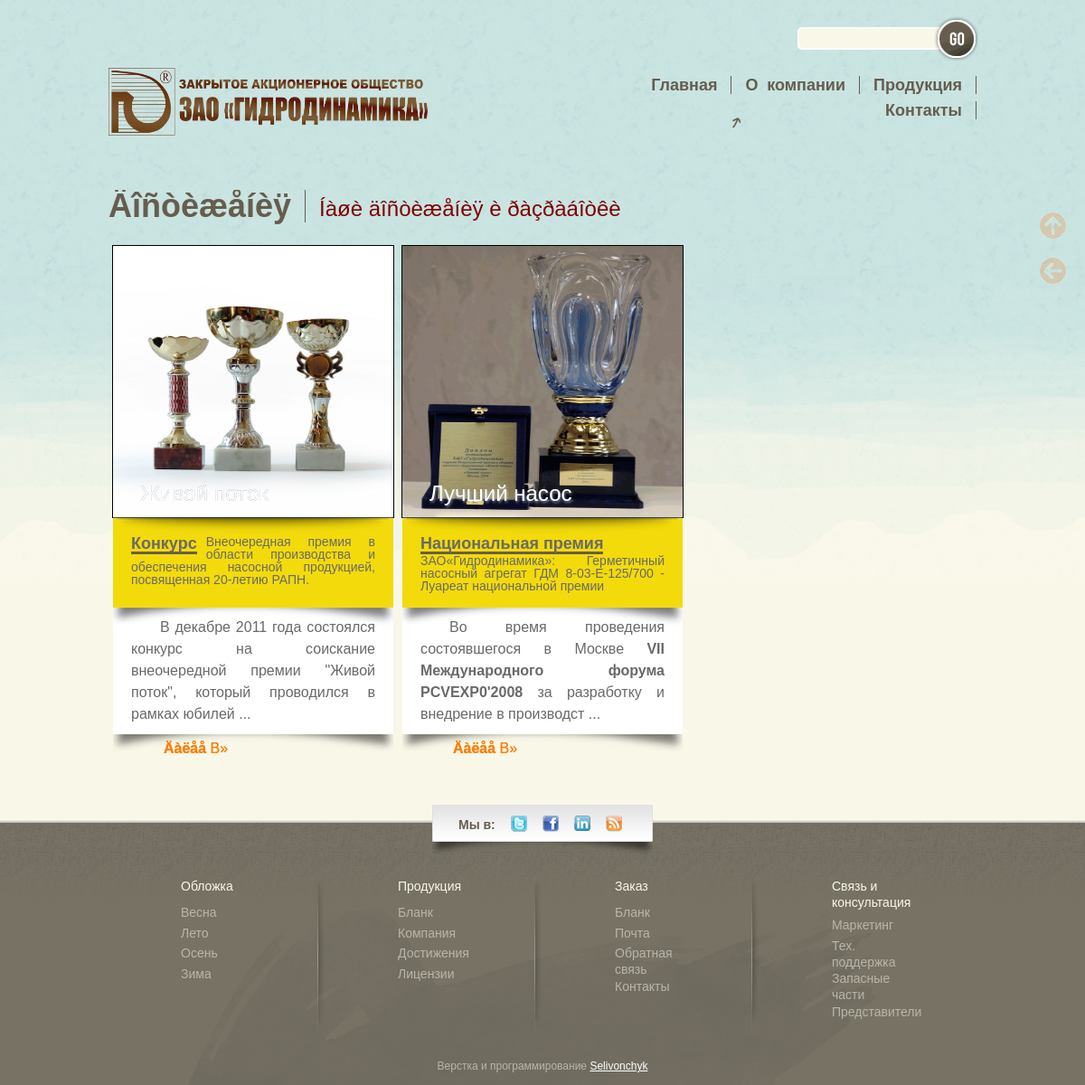
The app's page /gidrodinamika.ru/home/gidrodin/public_html/record.php with its own data.
### tables this page shows
CREATE TABLE `record` (
  `id` int(5) NOT NULL,
  `img` varchar(50) NOT NULL,
  `title_img` varchar(255) NOT NULL,
  `title` varchar(255) NOT NULL,
  `category` varchar(255) NOT NULL,
  `text` text NOT NULL
);

### gidrodinamika.ru/home/gidrodin/public_html/record.php (the view, shortened to what this page needs)
<?php
if(isset($_REQUEST['rec'])&&!empty($_REQUEST['rec'])&&is_numeric($_REQUEST['rec'])){
		$id=intval(trim($_REQUEST['rec']));
		$set="WHERE id='".$id."'";
		$ret_rec=1;
	}else{
		$set="";
		$ret_rec=0;
	}
$res_rec=mysql_query("SELECT id,img,title,title_img,category,text FROM record ".$set,$db);?>
<!DOCTYPE HTML PUBLIC "-//W3C//DTD HTML 4.01 Transitional//EN" "http://www.w3.org/TR/html4/loose.dtd">
<html>
	<head>
			<link rel="stylesheet" href="css/style.css" type="text/css" media="screen"/>
			<link rel="stylesheet" href="css/spring.css" type="text/css" media="screen"/>
	</head>
<body>
<div class='hold_admin' id='right_holder_admin'>
	<div class='navbar'>
		<a href='#top' class='scroll_to_top' title='Âåðíóòüñÿ ê íà÷àëó ñòðàíèöû'><img src="img/arrow_top_oval.png"></a>
		<a href='javascript:history.back()' class='scroll_return' title='Âåðíóòüñÿ îáðàòíî'><img src="img/arrow_return_oval.png"></a>
	</div>
</div>
<div id="wrapper">
	<?php include("block/header.php");?>
	<div id="header">
		<?php include("block/logo_search.php");?>
		<img src="img/nav-arrow.png" alt="Active" id="arrow-bottom" class="arrow-record"/>
	</div>
<div id="main">
	<p class="section-title"><span class="title custom">Äîñòèæåíèÿ</span><span class="desc">Íàøè äîñòèæåíèÿ è ðàçðàáîòêè</span></p>
<?php
	if($ret_rec==0){
		for($i=0;$i<$myrow=mysql_fetch_array($res_rec);$i++){
			echo"
				<div id='rec_block'>
					<div class='thumb-rec'>
						<a href='record.php?rec=".$myrow['id']."'>
							<h2 class='value'>".$myrow['title_img']."</h2><img class='rec-img' src='".$myrow['img']."'>
						</a><span></span>
					</div>
					<p5 class='bgcol'>
					<div>".$myrow['category']."</div>
					".$myrow['title']."</p5>
					<span1></span1>
					<div class='brief'>
						".substr($myrow['text'],0,220)."
					</div>
					<span2></span2>
					<div id='nextlink'>
						<a href='record.php?rec=".$myrow['id']."' class='more'><strong>Äàëåå</strong></a>
					</div>
				</div>";
			}
		}?>
	</div>
</div>
	<?php include("block/footer.php");?>
	</body>
</html>

### gidrodinamika.ru/home/gidrodin/public_html/css/style.css (style rules this page uses)
:root { --black-color: #000000; --dull_gray-color: #696969; --gray-color: #808080; --telegray-color: #909090; --pearl_beige-color: #6a5d4d; --maroon_brown-color: #800000; --red-color: #ff0000; --dark_amber-color: #ff7e00; --beige-color: #f5f5dc; --rape_yellow-color: #f3da0b; --white-color: #ffffff; --green_trefoil-color: #009a63; --moderate_blue-color: #395778; --midnight_blue-color: #003366; }
img { border:0; }
.hold_admin { bottom:0; position:fixed; right:0; top:0; width:70px; z-index:2; }
.hold_admin .navbar { bottom:0; position:absolute; top:0; z-index:2; }
.hold_admin .scroll_to_top, .hold_admin .scroll_return { -khtml-opacity:.4; -moz-opacity:.4; display:block; filter:alpha( opacity=40 ); filter:progid: DXImageTransform.Microsoft.Alpha( opacity=40 ); margin:-15px 0 70px 20px; opacity:.4; position:absolute; top:250px; }
.hold_admin .scroll_return { top:300px; }
body { x-background:url(../img/spring/bg.gif) repeat-x top center #f9f7e8; color:#696969; font-family:Arial, Helvetica, sans-serif; font-size:100%; line-height:1; }
div#wrapper { margin:0 auto; position:relative; width:960px; }
h2 { color:#665d4e; font-size:32px; line-height:1.5em; }
p.section-title { color:#665d4e; display:block; margin-bottom:18px; overflow:hidden; }
p.section-title span.desc { color:maroon; display:block; float:left; font-size:24px; line-height:1.5em; margin-top:3px; }
p.section-title span.title { border-right:1px solid #665d4e; display:block; float:left; font-size:36px; margin-right:15px; padding-right:15px; }
.custom { font-weight: bolder; word-spacing: .3em; }
div#header { x-background: url(../img/spring/top-bg.png) no-repeat; height: 210px; overflow: hidden; position: left; width: 100%; }
img#arrow-bottom { position:relative; top:130px; z-index:1; }
img.arrow-record { left:690px; }
div#main { min-height:650px; overflow:hidden; position:relative; width:100%; }
#nextlink .more, #backlink_rec .more { color: var(--dark_amber-color); display: block; margin: 2px 0 5px 50px; padding: 6px; text-decoration: none; text-shadow: 0px 1px 0px var(--pearl-beige-color); z-index: 2 }
#nextlink a:after { content: " »" }
div#rec_block .bgcol div, div#rec_block_single .bgcol div { border-bottom: 3px solid var(--pearl_beige-color); float: left; font-size: 18px; font-weight: 700; margin-right: 10px }
div#rec_block .bgcol, div#rec_block_single .bgcol { background: var(--rape_yellow-color); display: block; font-size: 14px; height: 60px; padding: 20px; text-align: justify }
div#rec_block .rec-img, div#rec_block_single .rec-img { display: block; max-height: 300px; outline: 1px solid var(--black-color); position: relative; width: 310px }
div#rec_block .thumb-rec h2.value, div#rec_block_single .thumb-rec h2.value { -moz-background-clip: text; -webkit-background-clip: text; background: text var(--moderate_blue-color); border-radius: 1px; color: var(--white-color); font-size: 24px; line-height: 1.2em; margin: 260px 0 5px 10px; padding: 0 20px; position: absolute; text-decoration: none; text-shadow: 1px 2px 3px rgba(255,255,255,0.5); z-index: 6 }
div#rec_block .brief p:after { content:" ..." }
div#rec_block .brief, div#rec_block_single .brief { background: var(--white-color); padding: 10px 10px; z-index: -5 }
div#rec_block a, div#rec_block_single a { -moz-background-clip: text; -webkit-background-clip: text; background: text var(--dark_amber-color); color: transparent; display: block; text-align: justify; text-decoration: none; text-shadow: 0 2px 3px rgba(255,255,255,0.5) }
div#rec_block p, div#rec_block_single p { line-height: 1.5em; padding: 0 10px; text-align: justify; text-indent: 2em }
div#rec_block span, div#rec_block span1, div#rec_block span2, div#rec_block_single span, div#rec_block_single span1, div#rec_block_single span2 { border: 0; height: 19px; position: absolute }
div#rec_block span { background: url(../img/shadow-rec-img.png) no-repeat bottom center; width: 310px }
div#rec_block span1, div#rec_block span2 { background: url(../img/shadow-bg-rec.png) no-repeat bottom center; width: 310px }
div#rec_block, div#rec_block_single { display: block; float: left; margin: 5px; width: 310px }

### gidrodinamika.ru/home/gidrodin/public_html/css/spring.css (style rules this page uses)
body { background:#f9f7e8 url(../img/spring/bg1.gif) repeat-x top center; }
body { x-background:#f9f7e8 url(../img/spring/bg.gif) repeat-x top center; }
div#header { x-background:url(../img/spring/top-bg.png) no-repeat; }

### records on screen
record: title_img "Живой поток", img (picture), category "Конкурс", title "Внеочередная премия в области производства и обеспечения насосной продукцией, посвященная 20-летию РАПН.", text "В декабре 2011 года состоялся конкурс на соискание внеочередной премии \"Живой поток\", который проводился в рамках юбилей"
record: title_img "Лучший насос", img (picture), category "Национальная премия", title "ЗАО«Гидродинамика»: Герметичный насосный агрегат ГДМ 8-03-Е-125/700 - Луареат национальной премии", text "Во время проведения состоявшегося в Москве VII Международного форума PCVEXP0'2008 за разработку и внедрение в производст"
